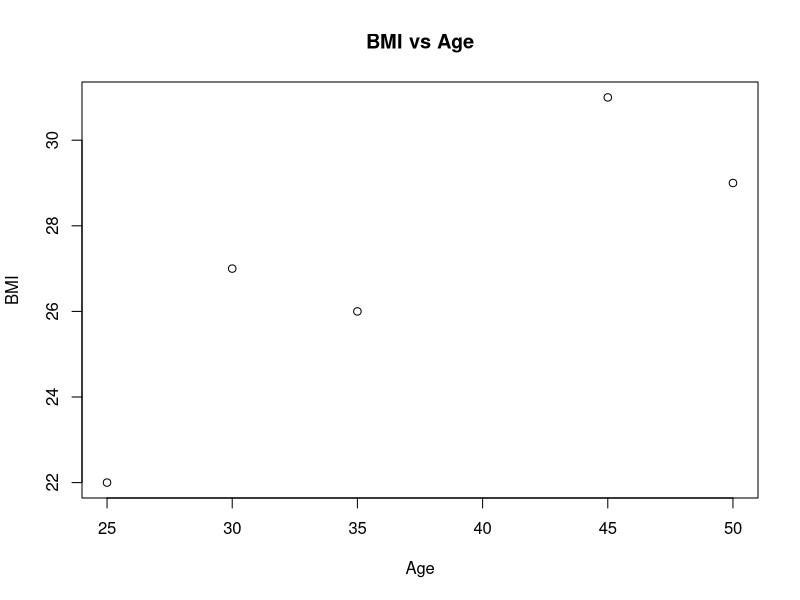
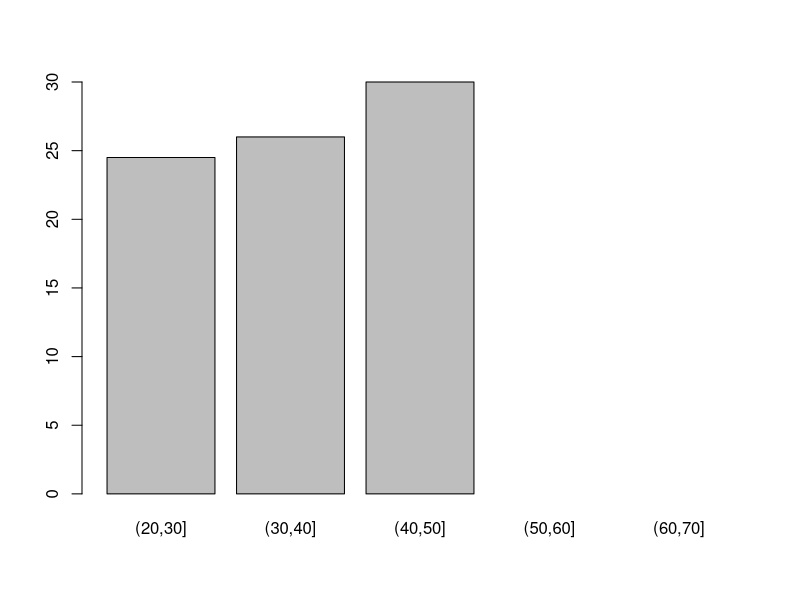

Write the R code that produced these figures, in order.
data <- data.frame(
  Age = c(25,30,45,50,35),
  BMI = c(22,27,31,29,26)
)

plot(data$Age, data$BMI,
     xlab="Age", ylab="BMI",
     main="BMI vs Age")

age_group <- cut(data$Age,
                 breaks=c(20,30,40,50,60,70))

barplot(tapply(data$BMI, age_group, mean))
